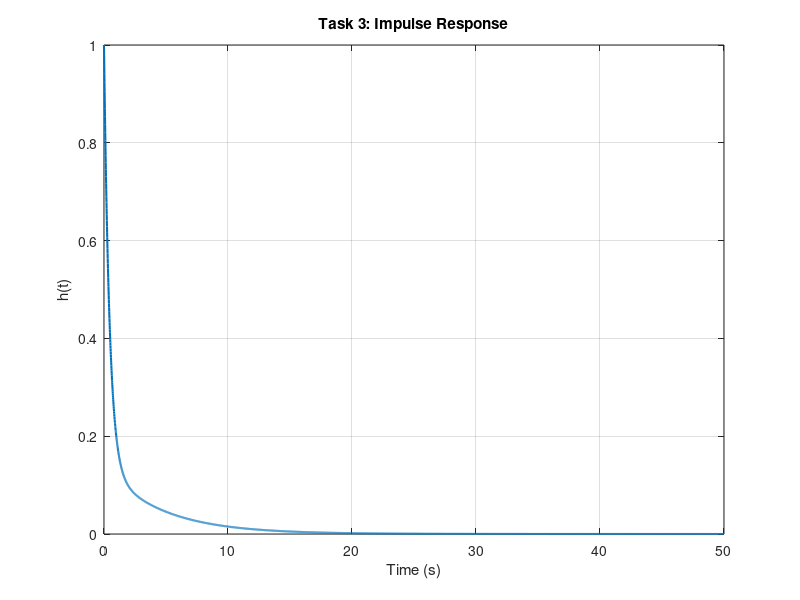

MATLAB code to generate this figure:
% Task 3: Impulse response
% System:
% 2y''(t) + 5y'(t) + y(t) = 2u'(t) + u(t)
% G(s) = (2s + 1)/(2s^2 + 5s + 1)

clear; clc; close all;

% Create figures folder automatically
thisFile = mfilename('fullpath');
if isempty(thisFile)
    baseDir = pwd;
else
    baseDir = fileparts(thisFile);
end
figDir = fullfile(baseDir, '..', 'figures');
if ~exist(figDir, 'dir')
    mkdir(figDir);
end

% Plant parameters
a2 = 2; a1 = 5; a0 = 1;
b1 = 2; b0 = 1;

s = tf('s');
G = (b1*s + b0)/(a2*s^2 + a1*s + a0);

% Display system information
disp('Transfer function G(s):');
G
disp('Poles:');
disp(pole(G));
disp('Zeros:');
disp(zero(G));
disp('Static gain:');
disp(dcgain(G));

% Impulse response
t = 0:0.01:50;
[h, t] = impulse(G, t);

figure;
plot(t, h, 'LineWidth', 1.5);
grid on;
xlabel('Time (s)');
ylabel('h(t)');
title('Task 3: Impulse Response');

% Save figure
saveas(gcf, fullfile(figDir, 'impulse_response.png'));
